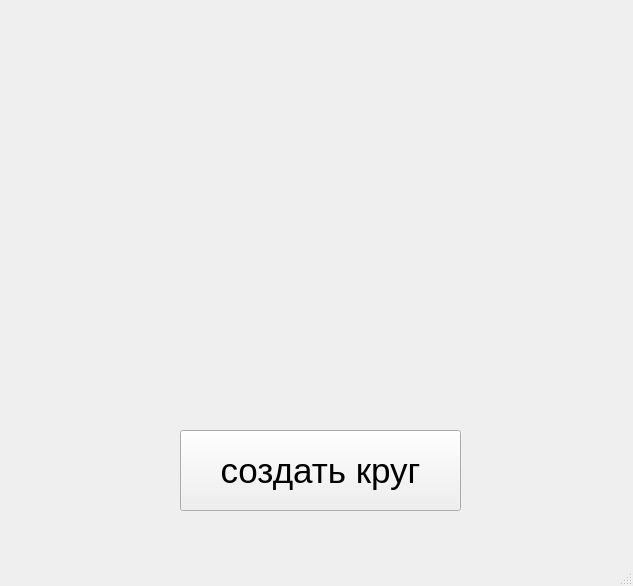
<?xml version="1.0" encoding="UTF-8"?>
<ui version="4.0">
 <class>MainWindow</class>
 <widget class="QMainWindow" name="MainWindow">
  <property name="geometry">
   <rect>
    <x>0</x>
    <y>0</y>
    <width>633</width>
    <height>586</height>
   </rect>
  </property>
  <property name="windowTitle">
   <string>MainWindow</string>
  </property>
  <widget class="QWidget" name="centralwidget">
   <widget class="QPushButton" name="pushButton">
    <property name="geometry">
     <rect>
      <x>180</x>
      <y>430</y>
      <width>281</width>
      <height>81</height>
     </rect>
    </property>
    <property name="font">
     <font>
      <pointsize>26</pointsize>
     </font>
    </property>
    <property name="text">
     <string>создать круг</string>
    </property>
   </widget>
  </widget>
  <widget class="QMenuBar" name="menubar">
   <property name="geometry">
    <rect>
     <x>0</x>
     <y>0</y>
     <width>633</width>
     <height>21</height>
    </rect>
   </property>
  </widget>
  <widget class="QStatusBar" name="statusbar"/>
 </widget>
 <resources/>
 <connections/>
</ui>
